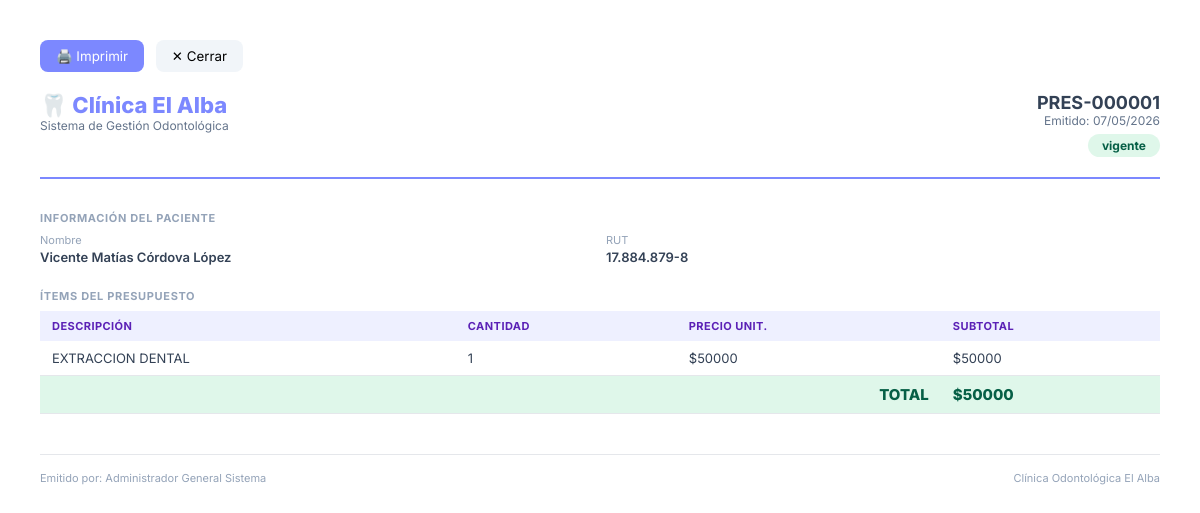
/presupuestos/1/imprimir/ (signed in), run on the app's committed database.
### apps/presupuestos/models.py (models this page shows, shortened)
class Presupuesto(models.Model):
    id_presupuesto = models.AutoField(primary_key=True)
    id_plan_tratamiento = models.ForeignKey(
        "tratamientos.PlanTratamiento",
        db_column="id_plan_tratamiento",
        on_delete=models.RESTRICT,
        related_name="presupuestos",
    )
    numero_presupuesto = models.CharField(max_length=30, unique=True)
    fecha_emision = models.DateTimeField(default=timezone.now)
    fecha_vencimiento = models.DateField(null=True, blank=True)
    monto_bruto = models.DecimalField(max_digits=10, decimal_places=2)
    descuento_total = models.DecimalField(max_digits=10, decimal_places=2, default=0)
    monto_final = models.DecimalField(max_digits=10, decimal_places=2)
    estado_presupuesto = models.CharField(
        max_length=20, choices=EstadoPresupuestoEnum.choices, default=EstadoPresupuestoEnum.VIGENTE
    )
    id_usuario_emite = models.ForeignKey(
        "accounts.Usuario",
        db_column="id_usuario_emite",
        on_delete=models.RESTRICT,
        related_name="presupuestos_emitidos",
    )
    fecha_anulacion = models.DateTimeField(null=True, blank=True)
    id_usuario_anula = models.ForeignKey(
        "accounts.Usuario",
        db_column="id_usuario_anula",
        on_delete=models.RESTRICT,
        null=True,
        blank=True,
        related_name="presupuestos_anulados",
    )
    motivo_anulacion = models.CharField(max_length=200, null=True, blank=True)
    class Meta:
        db_table = "presupuestos"
        verbose_name = "Presupuesto"
        verbose_name_plural = "Presupuestos"
        permissions = [
            ("disable_presupuesto", "Puede anular presupuesto"),
            ("reactivate_presupuesto", "Puede reactivar presupuesto"),
        ]
        ordering = ["-fecha_emision"]
        indexes = [
            models.Index(fields=["id_plan_tratamiento"], name="idx_presupuestos_plan"),
        ]
        constraints = [
            models.CheckConstraint(
                check=models.Q(monto_bruto__gte=0),
                name="chk_presupuesto_monto_bruto_positivo",
            ),
            models.CheckConstraint(
                check=models.Q(descuento_total__gte=0),
                name="chk_presupuesto_descuento_positivo",
            ),
            models.CheckConstraint(
                check=models.Q(monto_final__gte=0),
                name="chk_presupuesto_monto_final_positivo",
            ),
        ]

class PresupuestoDetalle(models.Model):
    id_presupuesto_detalle = models.AutoField(primary_key=True)
    id_presupuesto = models.ForeignKey(
        Presupuesto,
        db_column="id_presupuesto",
        on_delete=models.CASCADE,
        related_name="detalles",
    )
    id_plan_detalle = models.ForeignKey(
        "tratamientos.PlanTratamientoDetalle",
        db_column="id_plan_detalle",
        on_delete=models.RESTRICT,
        related_name="presupuesto_detalles",
    )
    descripcion_item = models.CharField(max_length=200)
    cantidad = models.PositiveIntegerField(default=1)
    precio_unitario = models.DecimalField(max_digits=10, decimal_places=2)
    subtotal = models.DecimalField(max_digits=10, decimal_places=2)
    class Meta:
        db_table = "presupuesto_detalle"
        unique_together = [("id_presupuesto", "id_plan_detalle")]
        verbose_name = "Detalle de Presupuesto"
        verbose_name_plural = "Detalles de Presupuesto"
        constraints = [
            models.CheckConstraint(
                check=models.Q(cantidad__gte=1),
                name="chk_detalle_cantidad_positiva",
            ),
            models.CheckConstraint(
                check=models.Q(precio_unitario__gte=0),
                name="chk_detalle_precio_positivo",
            ),
            models.CheckConstraint(
                check=models.Q(subtotal__gte=0),
                name="chk_detalle_subtotal_positivo",
            ),
        ]

### apps/tratamientos/models.py (models this page shows, shortened)
class PlanTratamiento(models.Model):
    id_plan_tratamiento = models.AutoField(primary_key=True)
    id_ficha_clinica = models.ForeignKey(
        "fichas.FichaClinica",
        db_column="id_ficha_clinica",
        on_delete=models.RESTRICT,
        related_name="planes_tratamiento",
    )
    id_odontologo = models.ForeignKey(
        "odontologos.Odontologo",
        db_column="id_odontologo",
        on_delete=models.RESTRICT,
        related_name="planes_tratamiento",
    )
    id_cita = models.ForeignKey(
        "agenda.Cita",
        db_column="id_cita",
        on_delete=models.SET_NULL,
        null=True,
        blank=True,
        related_name="planes_tratamiento",
    )
    id_evolucion = models.ForeignKey(
        "fichas.EvolucionClinica",
        db_column="id_evolucion",
        on_delete=models.SET_NULL,
        null=True,
        blank=True,
        related_name="planes_tratamiento",
    )
    id_odontograma = models.ForeignKey(
        "odontograma.Odontograma",
        db_column="id_odontograma",
        on_delete=models.SET_NULL,
        null=True,
        blank=True,
        related_name="planes_tratamiento",
    )
    fecha_creacion = models.DateTimeField(default=timezone.now)
    estado_plan = models.CharField(
        max_length=20, choices=EstadoPlanEnum.choices, default=EstadoPlanEnum.ACTIVO
    )
    observaciones = models.TextField(null=True, blank=True)
    fecha_anulacion = models.DateTimeField(null=True, blank=True)
    id_usuario_anula = models.ForeignKey(
        "accounts.Usuario",
        db_column="id_usuario_anula",
        on_delete=models.RESTRICT,
        null=True,
        blank=True,
        related_name="planes_anulados",
    )
    motivo_anulacion = models.CharField(max_length=200, null=True, blank=True)
    class Meta:
        db_table = "planes_tratamiento"
        verbose_name = "Plan de Tratamiento"
        verbose_name_plural = "Planes de Tratamiento"
        ordering = ["-fecha_creacion"]
        indexes = [
            models.Index(fields=["id_ficha_clinica"], name="idx_planes_ficha"),
            models.Index(fields=["id_odontologo"], name="idx_planes_odontologo"),
        ]

### apps/fichas/models.py (models this page shows, shortened)
class FichaClinica(InhabilitableModel, AuditableModel):
    id_ficha_clinica = models.AutoField(primary_key=True)
    id_paciente = models.OneToOneField(
        "pacientes.Paciente",
        db_column="id_paciente",
        on_delete=models.RESTRICT,
        related_name="ficha_clinica",
    )
    numero_ficha = models.CharField(max_length=30, unique=True)
    fecha_apertura = models.DateField()
    estado_ficha = models.CharField(
        max_length=20, choices=EstadoFichaEnum.choices, default=EstadoFichaEnum.ACTIVA
    )
    observaciones_clinicas_generales = models.TextField(null=True, blank=True)
    class Meta:
        db_table = "fichas_clinicas"
        verbose_name = "Ficha Clínica"
        verbose_name_plural = "Fichas Clínicas"
        permissions = [
            ("disable_fichaclinica", "Puede inhabilitar ficha clinica"),
            ("reactivate_fichaclinica", "Puede reactivar ficha clinica"),
        ]
        indexes = [
            models.Index(fields=["id_paciente"], name="idx_fichas_paciente"),
        ]

### apps/pacientes/models.py (models this page shows, shortened)
class Paciente(InhabilitableModel, AuditableModel):
    id_paciente = models.AutoField(primary_key=True)
    id_persona = models.OneToOneField(
        "personas.Persona",
        db_column="id_persona",
        on_delete=models.RESTRICT,
        related_name="paciente",
    )
    contacto_emergencia_nombre = models.CharField(max_length=120, null=True, blank=True)
    contacto_emergencia_telefono = models.CharField(max_length=20, null=True, blank=True)
    observaciones_administrativas = models.TextField(null=True, blank=True)
    fecha_registro = models.DateTimeField(default=timezone.now)
    class Meta:
        db_table = "pacientes"
        verbose_name = "Paciente"
        verbose_name_plural = "Pacientes"
        permissions = [
            ("disable_paciente", "Puede inhabilitar paciente"),
            ("reactivate_paciente", "Puede reactivar paciente"),
        ]
        indexes = [
            models.Index(fields=["id_persona"], name="idx_pacientes_persona"),
        ]
    @property
    def nombre_completo(self):
        return self.id_persona.nombre_completo
    @property
    def rut(self):
        return self.id_persona.rut

### apps/personas/models.py (models this page shows, shortened)
class Persona(models.Model):
    ESTADO_ACTIVO = "activo"
    ESTADO_INACTIVO = "inactivo"
    ESTADO_CHOICES = [
        (ESTADO_ACTIVO, "Activo"),
        (ESTADO_INACTIVO, "Inactivo"),
    ]
    id_persona = models.AutoField(primary_key=True)
    rut = models.CharField(max_length=12, unique=True)
    nombres = models.CharField(max_length=80)
    apellido_paterno = models.CharField(max_length=50)
    apellido_materno = models.CharField(max_length=50, null=True, blank=True)
    fecha_nacimiento = models.DateField(null=True, blank=True)
    id_sexo = models.ForeignKey(
        Sexo,
        db_column="id_sexo",
        on_delete=models.RESTRICT,
        null=True,
        blank=True,
        related_name="personas",
    )
    correo = models.CharField(max_length=120, unique=True, null=True, blank=True)
    telefono = models.CharField(max_length=20, null=True, blank=True)
    direccion = models.CharField(max_length=150, null=True, blank=True)
    comuna = models.CharField(max_length=80, null=True, blank=True)
    ciudad = models.CharField(max_length=80, null=True, blank=True)
    estado_persona = models.CharField(
        max_length=20, choices=ESTADO_CHOICES, default=ESTADO_ACTIVO
    )
    fecha_creacion = models.DateTimeField(default=timezone.now)
    fecha_actualizacion = models.DateTimeField(auto_now=True)
    class Meta:
        db_table = "personas"
        verbose_name = "Persona"
        verbose_name_plural = "Personas"
        indexes = [
            models.Index(fields=["rut"], name="idx_personas_rut"),
            models.Index(fields=["id_sexo"], name="idx_personas_id_sexo"),
        ]
    @property
    def nombre_completo(self) -> str:
        partes = [self.nombres, self.apellido_paterno]
        if self.apellido_materno:
            partes.append(self.apellido_materno)
        return " ".join(partes)

### apps/accounts/models.py (models this page shows, shortened)
class Usuario(AbstractBaseUser):
    ESTADO_ACTIVO = "activo"
    ESTADO_INACTIVO = "inactivo"
    ESTADO_BLOQUEADO = "bloqueado"
    ESTADO_CHOICES = [
        (ESTADO_ACTIVO, "Activo"),
        (ESTADO_INACTIVO, "Inactivo"),
        (ESTADO_BLOQUEADO, "Bloqueado"),
    ]
    id_usuario = models.AutoField(primary_key=True)
    id_persona = models.OneToOneField(
        "personas.Persona",
        db_column="id_persona",
        on_delete=models.RESTRICT,
        related_name="usuario",
    )
    username = models.CharField(max_length=50, unique=True)
    password_hash = models.CharField(max_length=255)
    estado_acceso = models.CharField(
        max_length=20, choices=ESTADO_CHOICES, default=ESTADO_ACTIVO
    )
    ultimo_acceso = models.DateTimeField(null=True, blank=True)
    fecha_creacion = models.DateTimeField(default=timezone.now)
    fecha_actualizacion = models.DateTimeField(auto_now=True)
    is_staff = models.BooleanField(default=False)
    is_superuser = models.BooleanField(default=False)
    PASSWORD_FIELD = "password_hash"
    USERNAME_FIELD = "username"
    REQUIRED_FIELDS = []
    objects = UsuarioManager()
    class Meta:
        db_table = "usuarios"
        verbose_name = "Usuario"
        verbose_name_plural = "Usuarios"
        permissions = [
            ("disable_usuario", "Puede inhabilitar usuario"),
            ("reactivate_usuario", "Puede reactivar usuario"),
            ("reset_password_usuario", "Puede resetear password de usuario"),
        ]
    def has_perm(self, perm, obj=None):
        if self.is_superuser:
            return True
    def has_perms(self, perm_list, obj=None):
        if not isinstance(perm_list, (list, tuple)):
            perm_list = [perm_list]
        return all(self.has_perm(perm, obj) for perm in perm_list)
    def tiene_rol(self, *roles: str) -> bool:
        if self.is_superuser:
            return True
    @property
    def password(self):
        return self.password_hash
    @password.setter
    def password(self, value):
        self.password_hash = value
    @property
    def nombre_completo(self):
        try:
            return self.id_persona.nombre_completo
        except Exception:
            return self.username

### apps/presupuestos/views.py (the view)
# urls.py: path("<int:pk>/imprimir/", views.PresupuestoImprimirView.as_view(), name="imprimir"),
class PresupuestoImprimirView(PermisoRequeridoMixin, View):
    permission_required = "presupuestos.view_presupuesto"
    template_name = "presupuestos/imprimir.html"
    def get(self, request, pk):
        presupuesto = get_object_or_404(
            Presupuesto.objects.select_related(
                "id_plan_tratamiento__id_ficha_clinica__id_paciente__id_persona",
                "id_plan_tratamiento__id_odontologo__id_usuario",
                "id_usuario_emite__id_persona",
            ).prefetch_related("detalles"),
            pk=pk,
        )
        if request.user.tiene_rol("odontologo") and not request.user.tiene_rol(
            "administrador", "director", "director_clinico"
        ):
            if presupuesto.id_plan_tratamiento.id_odontologo.id_usuario_id != request.user.id_usuario:
                raise PermissionDenied("No tienes permisos para imprimir este presupuesto.")
        return render(request, self.template_name, {
            "presupuesto": presupuesto,
        })

### templates/presupuestos/imprimir.html (shortened to what this page needs)
<!DOCTYPE html>
<html lang="es">
<head>
</head>
<body>
<div class="no-print" style="margin-bottom:20px;">
  <button onclick="window.print()" style="padding:8px 16px;background:#7c88ff;color:white;border:none;border-radius:8px;cursor:pointer;font-family:inherit;">🖨️ Imprimir</button>
  <button onclick="window.close()" style="margin-left:8px;padding:8px 16px;background:#f1f5f9;border:none;border-radius:8px;cursor:pointer;font-family:inherit;">✕ Cerrar</button>
</div>
<div class="header">
  <div class="logo-area">
    <h1>🦷 Clínica El Alba</h1>
    <p>Sistema de Gestión Odontológica</p>
  </div>
  <div class="doc-info">
    <div class="num">{{ presupuesto.numero_presupuesto }}</div>
    <div class="date">Emitido: {{ presupuesto.fecha_emision|date:"d/m/Y" }}</div>
    <div style="margin-top:6px;"><span class="badge">{{ presupuesto.estado_presupuesto }}</span></div>
  </div>
</div>
<div class="section">
  <div class="section-title">Información del paciente</div>
  <div class="info-grid">
    <div class="info-item">
      <label>Nombre</label>
      <span>{{ presupuesto.id_plan_tratamiento.id_ficha_clinica.id_paciente.nombre_completo }}</span>
    </div>
    <div class="info-item">
      <label>RUT</label>
      <span>{{ presupuesto.id_plan_tratamiento.id_ficha_clinica.id_paciente.rut }}</span>
    </div>
  </div>
</div>
<div class="section">
  <div class="section-title">Ítems del presupuesto</div>
  <table>
    <thead>
      <tr><th>Descripción</th><th>Cantidad</th><th>Precio unit.</th><th>Subtotal</th></tr>
    </thead>
    <tbody>
      {% for d in presupuesto.detalles.all %}
      <tr>
        <td>{{ d.descripcion_item }}</td>
        <td>{{ d.cantidad }}</td>
        <td>${{ d.precio_unitario|floatformat:0 }}</td>
        <td>${{ d.subtotal|floatformat:0 }}</td>
      </tr>
      {% endfor %}
    </tbody>
    <tfoot>
      <tr class="total-row">
        <td colspan="3" style="text-align:right;">TOTAL</td>
        <td>${{ presupuesto.monto_final|floatformat:0 }}</td>
      </tr>
    </tfoot>
  </table>
</div>
<div class="footer">
  <span>Emitido por: {{ presupuesto.id_usuario_emite.nombre_completo }}</span>
  <span>Clínica Odontológica El Alba</span>
</div>
</body>
</html>

### data on the page
Presupuesto: numero_presupuesto "PRES-000001", fecha_emision "07/05/2026", estado_presupuesto "vigente", id_plan_tratamiento.id_ficha_clinica.id_paciente.nombre_completo "Vicente Matías Córdova López", id_plan_tratamiento.id_ficha_clinica.id_paciente.rut "17.884.879-8", monto_final "50000", id_usuario_emite.nombre_completo "Administrador General Sistema"
PresupuestoDetalle: descripcion_item "EXTRACCION DENTAL", cantidad "1", precio_unitario "50000", subtotal "50000"
